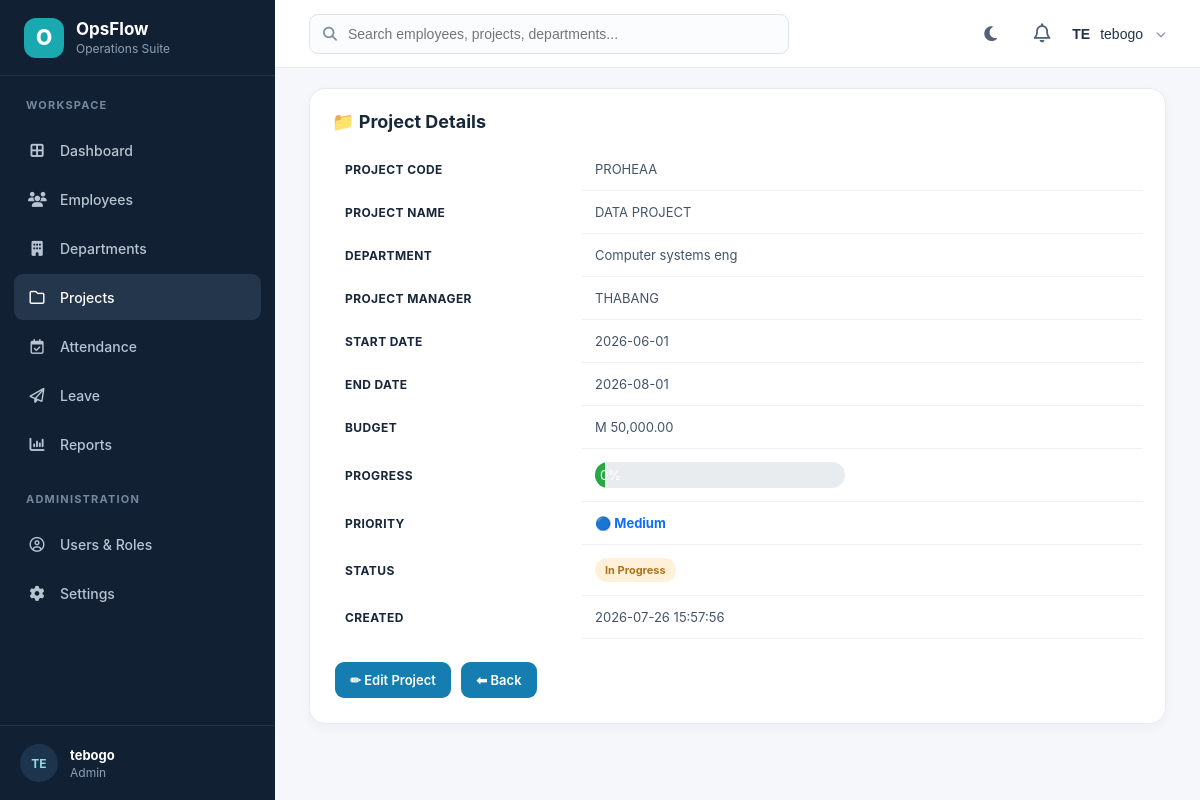
/Projects/view.php?id=1 (signed in), run on the app's committed database.
### tables this page shows
CREATE TABLE `projects` (
  `id` int(11) NOT NULL,
  `project_code` varchar(30) NOT NULL,
  `project_name` varchar(150) NOT NULL,
  `department` varchar(100) NOT NULL,
  `project_manager` varchar(150) DEFAULT NULL,
  `start_date` date DEFAULT NULL,
  `end_date` date DEFAULT NULL,
  `budget` decimal(12,2) DEFAULT NULL,
  `progress` int(11) NOT NULL DEFAULT 0,
  `priority` enum('Low','Medium','High','Critical') NOT NULL DEFAULT 'Medium',
  `status` enum('Planning','In Progress','Completed','On Hold') DEFAULT 'Planning',
  `created_at` timestamp NOT NULL DEFAULT current_timestamp()
);

### Projects/view.php (the view, shortened to what this page needs)
<?php
require_once("../config/DataBase.php");
$id=(int)$_GET["id"];
$stmt=$conn->prepare("
SELECT *
FROM projects
WHERE id=?
LIMIT 1
");
$stmt->bind_param("i",$id);
$stmt->execute();
$result=$stmt->get_result();
$project=$result->fetch_assoc();
?>
<!DOCTYPE html>
<html>
<head>
<link rel="stylesheet" href="../Assets/CSS/style.css">
<link rel="stylesheet" href="../Assets/CSS/dashboard.css">
</head>
<body>
<div class="dashboard">
<?php include("../Includes/sidebar.php"); ?>
<div class="main-content">
<?php include("../Includes/header.php"); ?>
<div class="recent">
<h2>📁 Project Details</h2>
<table>
<tr>
<th width="250">Project Code</th>
<td><?= htmlspecialchars($project["project_code"]); ?></td>
</tr>
<tr>
<th>Project Name</th>
<td><?= htmlspecialchars($project["project_name"]); ?></td>
</tr>
<tr>
<th>Department</th>
<td><?= htmlspecialchars($project["department"]); ?></td>
</tr>
<tr>
<th>Project Manager</th>
<td><?= htmlspecialchars($project["project_manager"]); ?></td>
</tr>
<tr>
<th>Start Date</th>
<td><?= htmlspecialchars($project["start_date"]); ?></td>
</tr>
<tr>
<th>End Date</th>
<td><?= htmlspecialchars($project["end_date"]); ?></td>
</tr>
<tr>
<th>Budget</th>
<td>M <?= number_format($project["budget"],2); ?></td>
</tr>
<tr>
<th>Progress</th>
<td>
<div style="width:250px;background:#e9ecef;border-radius:20px;overflow:hidden;">
<div
style="
width:<?= $project["progress"]; ?>%;
background:#28a745;
color:white;
padding:5px;
text-align:center;">
<?= $project["progress"]; ?>%
</div>
</div>
</td>
</tr>
<tr>
<th>Priority</th>
<td>
<?php
switch($project["priority"]){
case "Medium":
echo "<span style='color:#0d6efd;font-weight:bold;'>🔵 Medium</span>";
break;
}
?>
</td>
</tr>
<tr>
<th>Status</th>
<td>
<?php
switch($project["status"]){
case "In Progress":
echo "<span class='badge leave'>In Progress</span>";
break;
}
?>
</td>
</tr>
<tr>
<th>Created</th>
<td>
<?= htmlspecialchars($project["created_at"]); ?>
</td>
</tr>
</table>
<br>
<?php if($_SESSION["role"]=="Admin" || $_SESSION["role"]=="Manager"){ ?>
<a
href="edit.php?id=<?= $project["id"]; ?>"
class="btn btn-primary">
✏ Edit Project
</a>
<?php } ?>
<a
href="index.php"
class="btn btn-primary">
⬅ Back
</a>
</div>
</div>
</div>
</body>
</html>

### Assets/CSS/style.css (style rules this page uses)
* { box-sizing:border-box }
html,body { margin:0;padding:0 }
body { font-family:Inter,ui-sans-serif,system-ui,-apple-system,BlinkMacSystemFont,"Segoe UI",sans-serif;color:#17263a;background:#f5f7fb }

### Assets/CSS/dashboard.css (style rules this page uses)
.dashboard { min-height:100vh;background:#f5f7fb }
.main-content { margin-left:275px;min-height:100vh;padding:0 34px 50px }
.recent { margin-top:20px;background:#fff;border:1px solid #e6ebf1;border-radius:16px;padding:22px;box-shadow:0 4px 12px rgba(21,42,64,.04) }
.recent h2 { color:#18283b;font-size:18px;margin:0 0 8px }
.recent table { margin-top:16px }
table { width:100%;border-collapse:collapse;background:#fff }
table th { padding:13px;text-align:left;font-size:12px;text-transform:uppercase;letter-spacing:.4px }
table td { padding:13px;border-bottom:1px solid #edf0f4;color:#435469;font-size:13px }
.btn { display:inline-flex;align-items:center;justify-content:center;gap:7px;padding:10px 15px;border-radius:9px;text-decoration:none;font-weight:600;font-size:13px;margin:3px;border:0;cursor:pointer }
.btn-primary { background:#167db0;color:#fff }
.badge { padding:5px 10px;border-radius:99px;font-size:11px;font-weight:700;display:inline-flex;align-items:center }
.leave { background:#fff1d9;color:#ad7418 }

### data on the page
projects: project_code "PROHEAA", project_name "DATA PROJECT", department "Computer systems eng", project_manager "THABANG", start_date "2026-06-01", end_date "2026-08-01", budget "50,000.00", progress "0", created_at "2026-07-26 15:57:56"

### other printed values
substr($_SESSION["fullname"] ?? "U", 0, 2) "TE"
$_SESSION["fullname"] "tebogo"
$role "Admin"
